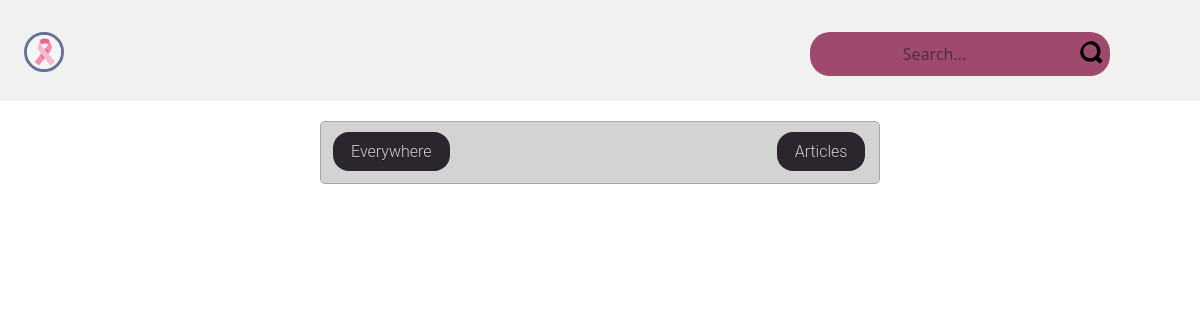
/feed.php?pvbcontent=Articles, run on an earlier commit of the app's database.
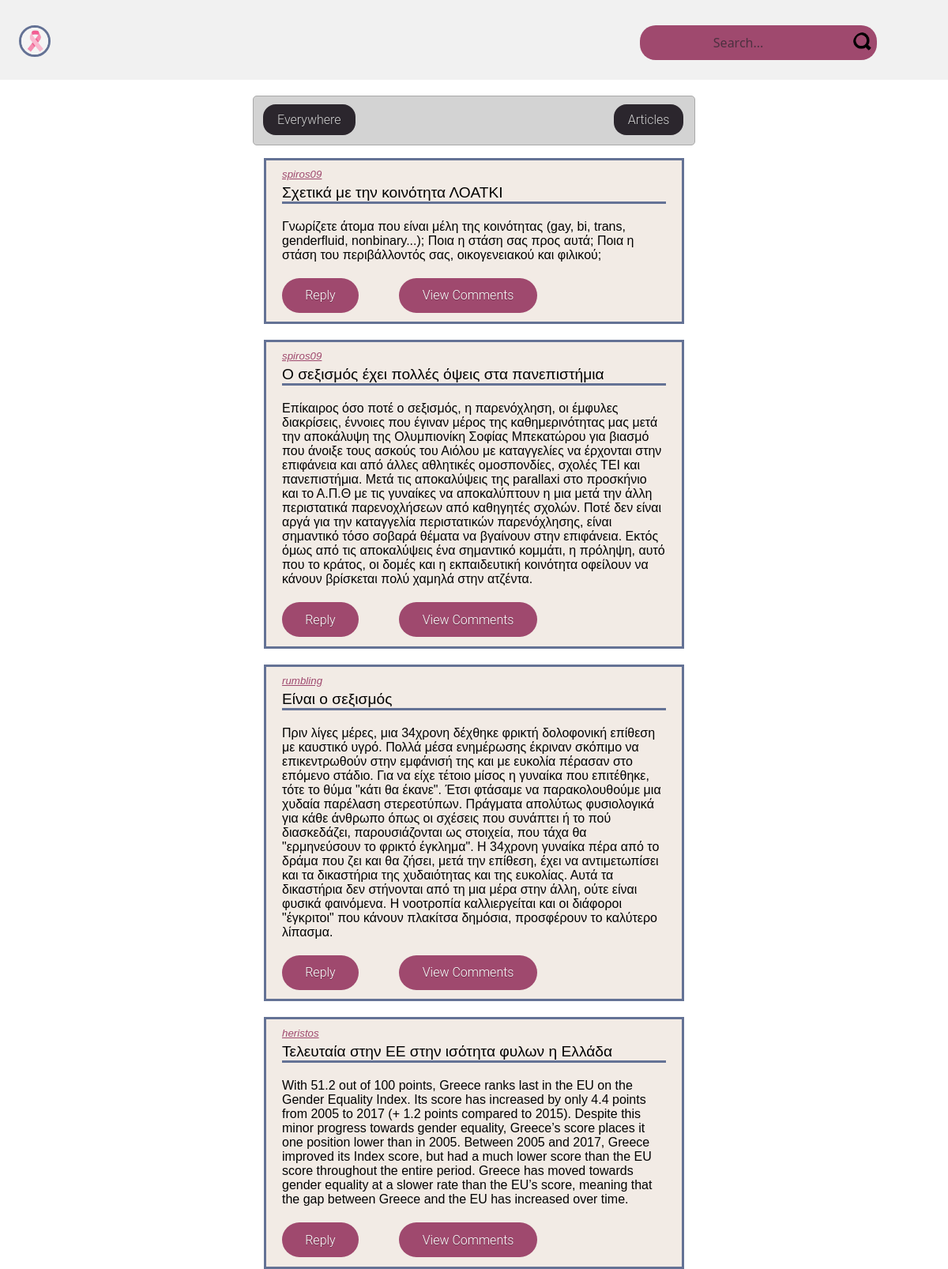
And on a later commit of the database.
### tables this page shows
CREATE TABLE `articles` (
  `ID` int(10) UNSIGNED NOT NULL,
  `TITLE` varchar(50) NOT NULL,
  `USERNAME` varchar(20) DEFAULT NULL,
  `CONTENT` varchar(1000) DEFAULT NULL,
  `DATE` datetime NOT NULL
);

### post.php (the view)
<?php
echo
"<div class=\"post\">
    <div class=\"postUser\">
        <a class=\"postUserLink\" href=\"profilepage.php?user=".$usertext."\">
            ".$usertext."
        </a>
    </div>
    <div class=\"postTitle\">
        <a>".$titletext."</a>
    </div>
    <div class=\"postBody\">
        <a>
            ".$bodytext."
        </a>
    </div>
    <div class=\"postButtons\">
        <button class=\"postReplyButton bn1\" onclick=\"openReply(".$postid.");\">
            Reply
        </button>
        <button class=\"postViewCommentsButton bn1\" onclick=\"openPost(".$postid.");\">
            View Comments
        </button>
    </div>
</div>";
?>

### feed.php (shortened to what this page needs)
<!DOCTYPE html>
<html>
    <head>
        <link rel="stylesheet" href="./feed.css">
        <link rel="stylesheet" href="./post.css">
    </head>
    <body>
        <div>
            <?php include "header.php";?>
        </div>
        <div id="postGroup">
            <div class="PVB">
                <?php include "post-navigation-bar.php"?>
            </div>
            <div id="postList">
                <?php
                    $conn = @mysqli_connect("localhost", "NotLoginUsers", "NLogUsSHC");
                    if(isset($_GET["pvbcontent"])) {
                        $pvbcontent = $_GET["pvbcontent"];
                    } else {
                        $pvbcontent = "All";
                    }
                    if(isset($_GET["pvbregion"])) {
                        $pvbregion = $_GET["pvbregion"];
                    } else {
                        $pvbregion = "Everywhere";
                    }
                    if(strcmp($pvbcontent, "All") == 0) {
                        if(strcmp($pvbregion, "Everywhere") == 0) {
                            $sqlQuery = "SELECT id, username, title, content, date, null as region
                            FROM articles
                            UNION
                            SELECT null as id, username, title, content, date, region
                            FROM complaints
                            ORDER BY date DESC
                            LIMIT 10";
                        } else {
                            $sqlQuery = "SELECT id, username, title, content, date, null as region
                            FROM articles
                            UNION
                            SELECT null as id, username, title, content, date, region
                            FROM complaints
                            WHERE region LIKE \"".$pvbregion."\"
                            ORDER BY date DESC
                            LIMIT 10";
                        }
                        $results = mysqli_query($conn, $sqlQuery);
                        while($row = mysqli_fetch_array($results)) {
                            if($row["region"]) {
                                $usertext = $row["username"];
                                $titletext = $row["title"];
                                $bodytext = $row["content"];
                                include("complaint.php");
                            } else {
                                $usertext = $row["username"];
                                $titletext = $row["title"];
                                $bodytext = $row["content"];
                                $postid = $row["id"];
                                include("post.php");
                            }
                        }
                    } else if(strcmp($pvbcontent, "Articles") == 0) {
                        $sqlQuery = "SELECT * FROM articles ORDER BY articles.date LIMIT 10";
                        $results = mysqli_query($conn, $sqlQuery);
                        while($row = mysqli_fetch_array($results)) {
                            $usertext = $row["USERNAME"];
                            $titletext = $row["TITLE"];
                            $bodytext = $row["CONTENT"];
                            $postid = $row["ID"];
                            include("post.php");
                        }
                    } else if(strcmp($pvbcontent, "Complaints") == 0) {
                        if(strcmp($pvbregion, "Everywhere") == 0) {
                            $sqlQuery = "SELECT * FROM complaints ORDER BY complaints.date LIMIT 10";
                        } else {
                            $sqlQuery = "SELECT * FROM complaints WHERE region LIKE \"".$pvbregion."\"  ORDER BY complaints.date LIMIT 10";
                        }
                        $results = mysqli_query($conn, $sqlQuery);
                        while($row = mysqli_fetch_array($results)) {
                            $usertext = $row["USERNAME"];
                            $titletext = $row["TITLE"];
                            $bodytext = $row["CONTENT"];
                            include("complaint.php");
                        }
                    }
                ?>
            </div>
        </div>
    </body>
</html>

### header.php (shortened to what this page needs)
<!DOCTYPE html>
<html lang="en">
    <head>
        <link rel="stylesheet" href="header.css">
    </head>
    <body>
        <div class="header">
            <link rel="stylesheet" href="header.css"></link>
            <a href="index.php" class="logo">
                <button>
                    <img src="images\logo.png" alt="logo">
                </button>
            </a>
            <div class="header-center">
            </div>
            <div class="header-right">
                <a>
                    <form id="form" action="searchResult.php">
                        <input type="search" id="query" name="q" placeholder="Search...">
                        <button type="submit">
                            <img src="images\search-icon.png">
                        </button>
                    </form>
                </a>
            </div>
        </div>
    </body>
</html>

### post-navigation-bar.php (shortened to what this page needs)
<!DOCTYPE html>
<html>
    <head>
        <link rel="stylesheet" href="post-navigation-bar.css">
    </head>
    <body>
        <div class="post-header">
            <div class="dropdown">
                <a class="bn2" id="regionDropdownButton">
                    <?php
                        if(isset($_GET["pvbregion"])) {
                            echo $_GET["pvbregion"];
                        } else {
                            echo "Everywhere";
                        }
                    ?>
                </a>
            </div>
            <div class="buttons-right">
                <div class="dropdown">
                    <a class="bn2">
                        <?php
                            if(isset($_GET["pvbcontent"])) {
                                echo $_GET["pvbcontent"];
                            } else {
                                echo "All";
                            }
                        ?>
                    </a>
                </div>
            </div>
        </div>
    </body>
</html>

### feed.css (style rules this page uses)
#postList { display: flex; flex-direction: column; gap: 20px; }
#postGroup { padding: 20px 20px; padding-bottom: 0px; margin: auto; width: 50%; }

### post.css (style rules this page uses)
.post { align-self: center; background-color: #f2ebe5; border: solid #647295; width: 95%; height: auto; padding: 10px 20px 10px 20px; }
.postUser { padding-bottom: 5px; font-size: smaller; font-style: italic; }
.postUserLink { color:#9f496e; }
.postTitle { font-size: larger; border-style: solid; border-color: #647295; border-top: hidden; border-left: hidden; border-right: hidden; }
.postBody { padding-top: 20px; padding-bottom: 20px }
.postButtons { vertical-align: bottom; display: flex; gap: 50px; }
.postReplyButton { width: auto; }
.postViewCommentsButton { width: auto; }

### header.css (style rules this page uses)
* { box-sizing: border-box; }
body { margin: 0; font-family: Arial, Helvetica, sans-serif; }
.header { overflow: hidden; background-color: #f1f1f1; padding: 10px 10px; }
.header a { float: left; color: black; text-align: center; padding: 12px; text-decoration: none; font-size: 18px; line-height: 25px; border-radius: 4px; }
.header .logo img { margin-top: 10px; font-size: 25px; font-weight: bold; border: 3px solid #647295; }
.header-right { float: right; }
.header-center { padding-left: 45%; padding-top: 10px; }
.bn1 { display: inline-block; padding: 0.5em 1.7em; margin: 0 0.1em 0.1em 0; border: 0.16em solid rgba(255, 255, 255, 0); background-color: #9f496e; border-radius: 2em; box-sizing: border-box; text-decoration: none; font-family: "Roboto", sans-serif; font-weight: 300; color: #ffffff; text-shadow: 0 0.04em 0.04em rgba(0, 0, 0, 0.35); text-align: center; transition: all 0.2s; cursor: pointer; }
.bn2 { display: inline-block; padding: 0.5em 1em; margin: 0 0.1em 0.1em 0; border: 0.16em solid rgba(255, 255, 255, 0); background-color: #2b262d; border-radius: 1em; box-sizing: border-box; text-decoration: none; font-weight: 300; color: lightgrey; text-shadow: 0 0.04em 0.04em rgba(0, 0, 0, 0.35); text-align: center; transition: all 0.2s; cursor: pointer; font-family: "Roboto", sans-serif; }
.header-right form { background-color: #9f496e; width: 300px; height: 44px; border-radius: 20px; display: flex; flex-direction: row; align-items: center; }
.header-right input { all: unset; font: 16px system-ui; color: #fff; height: 100%; width: 100%; padding: 6px 10px; }
::placeholder { color: #2b262d; opacity: 0.7; }
button { all: unset; cursor: pointer; width: 44px; height: 44px; align-items: center; }
form button img { height: 25px; width: 25px; margin-top:25%; margin-bottom:25%; }
button img { width: 40px; height: 40px; border-radius: 50%; }

### post-navigation-bar.css (style rules this page uses)
.post-header { border: 1px solid darkgray; background-color: lightgray; align-items: center; border-radius: 5px; box-sizing: border-box; display: flex; margin-bottom: 16px; padding: 10px 12px; }
.buttons-right { margin-left: auto; }
.dropdown { position: relative; display: inline-block; }

What changed in the data, as far as the page shows it:
added articles: USERNAME "spiros09", TITLE "Σχετικά με την κοινότητα ΛΟΑΤΚΙ", CONTENT "Γνωρίζετε άτομα που είναι μέλη της κοινότητας (gay, bi, trans, genderfluid, nonbinary...); Ποια η στάση σας προς αυτά; Ποια η στάση του περιβάλλοντός σας, οικογενειακού και φιλικού;"
added articles: USERNAME "spiros09", TITLE "Ο σεξισμός έχει πολλές όψεις στα πανεπιστήμια", CONTENT "Επίκαιρος όσο ποτέ ο σεξισμός, η παρενόχληση, οι έμφυλες διακρίσεις, έννοιες που έγιναν μέρος της καθημερινότητας μας μετά την αποκάλυψη της Ολυμπιονίκη Σοφίας Μπεκατώρου για βιασμό που άνοιξε τους ασκούς του Αιόλου με καταγγελίες να έρχονται στην επιφάνεια και από άλλες αθλητικές ομοσπονδίες, σχολές ΤΕΙ και πανεπιστήμια. Μετά τις αποκαλύψεις της parallaxi στο προσκήνιο και το Α.Π.Θ με τις γυναίκες να αποκαλύπτουν η μια μετά την άλλη περιστατικά παρενοχλήσεων από καθηγητές σχολών. Ποτέ δεν είναι αργά για την καταγγελία περιστατικών παρενόχλησης, είναι σημαντικό τόσο σοβαρά θέματα να βγαίνουν στην επιφάνεια. Εκτός όμως από τις αποκαλύψεις ένα σημαντικό κομμάτι, η πρόληψη, αυτό που το κράτος,…"
added articles: USERNAME "rumbling", TITLE "Είναι ο σεξισμός", CONTENT "Πριν λίγες μέρες, μια 34χρονη δέχθηκε φρικτή δολοφονική επίθεση με καυστικό υγρό. Πολλά μέσα ενημέρωσης έκριναν σκόπιμο να επικεντρωθούν στην εμφάνισή της και με ευκολία πέρασαν στο επόμενο στάδιο. Για να είχε τέτοιο μίσος η γυναίκα που επιτέθηκε, τότε το θύμα \"κάτι θα έκανε\". Έτσι φτάσαμε να παρακολουθούμε μια χυδαία παρέλαση στερεοτύπων. Πράγματα απολύτως φυσιολογικά για κάθε άνθρωπο όπως οι σχέσεις που συνάπτει ή το πού διασκεδάζει, παρουσιάζονται ως στοιχεία, που τάχα θα \"ερμηνεύσουν το φρικτό έγκλημα\". Η 34χρονη γυναίκα πέρα από το δράμα που ζει και θα ζήσει, μετά την επίθεση, έχει να αντιμετωπίσει και τα δικαστήρια της χυδαιότητας και της ευκολίας. Αυτά τα δικαστήρια δεν στήνονται από…"
added articles: USERNAME "heristos", TITLE "Τελευταία στην ΕΕ στην ισότητα φυλων η Ελλάδα", CONTENT "With 51.2 out of 100 points, Greece ranks last in the EU on the Gender Equality Index. Its score has increased by only 4.4 points from 2005 to 2017 (+ 1.2 points compared to 2015). Despite this minor progress towards gender equality, Greece’s score places it one position lower than in 2005. Between 2005 and 2017, Greece improved its Index score, but had a much lower score than the EU score throughout the entire period. Greece has moved towards gender equality at a slower rate than the EU’s score, meaning that the gap between Greece and the EU has increased over time."
